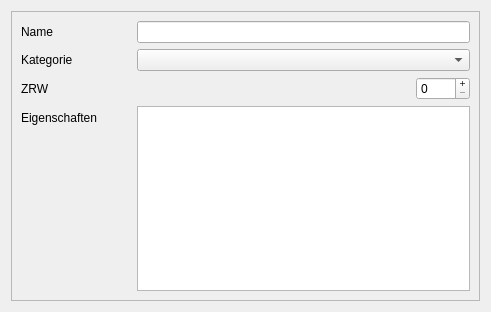
<?xml version="1.0" encoding="UTF-8"?>
<ui version="4.0">
 <class>dialog</class>
 <widget class="QWidget" name="dialog">
  <property name="geometry">
   <rect>
    <x>0</x>
    <y>0</y>
    <width>491</width>
    <height>312</height>
   </rect>
  </property>
  <property name="windowTitle">
   <string>Taverne - Rüstung bearbeiten...</string>
  </property>
  <layout class="QVBoxLayout" name="verticalLayout_3">
   <item>
    <widget class="QScrollArea" name="scrollArea">
     <property name="widgetResizable">
      <bool>true</bool>
     </property>
     <widget class="QWidget" name="scrollAreaWidgetContents">
      <property name="geometry">
       <rect>
        <x>0</x>
        <y>0</y>
        <width>471</width>
        <height>292</height>
       </rect>
      </property>
      <layout class="QFormLayout" name="formLayout">
       <item row="0" column="0">
        <widget class="QLabel" name="labelName">
         <property name="minimumSize">
          <size>
           <width>110</width>
           <height>0</height>
          </size>
         </property>
         <property name="text">
          <string>Name</string>
         </property>
        </widget>
       </item>
       <item row="0" column="1">
        <widget class="QLineEdit" name="leName">
         <property name="minimumSize">
          <size>
           <width>300</width>
           <height>0</height>
          </size>
         </property>
        </widget>
       </item>
       <item row="1" column="0">
        <widget class="QLabel" name="labelKategorie">
         <property name="text">
          <string>Kategorie</string>
         </property>
        </widget>
       </item>
       <item row="1" column="1">
        <widget class="QComboBox" name="comboKategorie"/>
       </item>
       <item row="2" column="0">
        <widget class="QLabel" name="labelZRS">
         <property name="text">
          <string>ZRW</string>
         </property>
        </widget>
       </item>
       <item row="2" column="1">
        <layout class="QHBoxLayout" name="horizontalLayout_7">
         <item>
          <spacer name="horizontalSpacer">
           <property name="orientation">
            <enum>Qt::Orientation::Horizontal</enum>
           </property>
           <property name="sizeHint" stdset="0">
            <size>
             <width>40</width>
             <height>20</height>
            </size>
           </property>
          </spacer>
         </item>
         <item>
          <widget class="QSpinBox" name="sbZRS">
           <property name="minimumSize">
            <size>
             <width>50</width>
             <height>0</height>
            </size>
           </property>
           <property name="maximumSize">
            <size>
             <width>16777215</width>
             <height>16777215</height>
            </size>
           </property>
           <property name="buttonSymbols">
            <enum>QAbstractSpinBox::ButtonSymbols::PlusMinus</enum>
           </property>
           <property name="maximum">
            <number>9999</number>
           </property>
          </widget>
         </item>
        </layout>
       </item>
       <item row="3" column="0">
        <widget class="QLabel" name="labelEigenschaften">
         <property name="text">
          <string>Eigenschaften</string>
         </property>
        </widget>
       </item>
       <item row="3" column="1">
        <widget class="QPlainTextEdit" name="teEigenschaften"/>
       </item>
      </layout>
     </widget>
    </widget>
   </item>
  </layout>
 </widget>
 <tabstops>
  <tabstop>leName</tabstop>
  <tabstop>comboKategorie</tabstop>
 </tabstops>
 <resources/>
 <connections/>
</ui>
